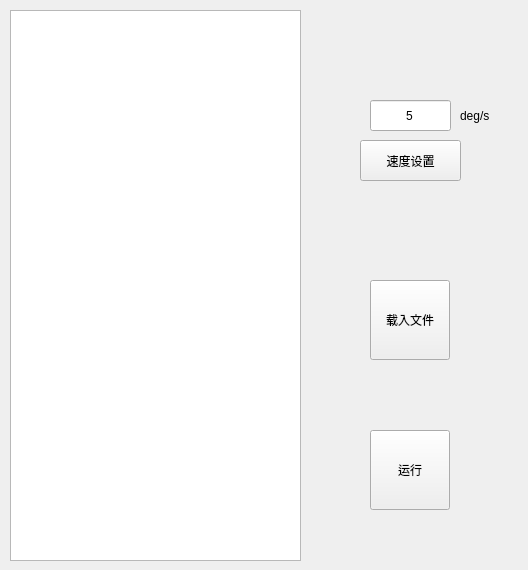
    <widget class="QWidget" name="tab_2">
     <attribute name="title">
      <string>离线轨迹点控制</string>
     </attribute>
     <widget class="QTextEdit" name="textEdit">
      <property name="geometry">
       <rect>
        <x>10</x>
        <y>10</y>
        <width>291</width>
        <height>551</height>
       </rect>
      </property>
     </widget>
     <widget class="QPushButton" name="pushButton_24">
      <property name="geometry">
       <rect>
        <x>370</x>
        <y>430</y>
        <width>80</width>
        <height>80</height>
       </rect>
      </property>
      <property name="text">
       <string>运行</string>
      </property>
     </widget>
     <widget class="QPushButton" name="pushButton_11">
      <property name="geometry">
       <rect>
        <x>370</x>
        <y>280</y>
        <width>80</width>
        <height>80</height>
       </rect>
      </property>
      <property name="text">
       <string>载入文件</string>
      </property>
     </widget>
     <widget class="QPushButton" name="pushButton_18">
      <property name="geometry">
       <rect>
        <x>360</x>
        <y>140</y>
        <width>101</width>
        <height>41</height>
       </rect>
      </property>
      <property name="text">
       <string>速度设置</string>
      </property>
     </widget>
     <widget class="QLineEdit" name="lineEdit">
      <property name="geometry">
       <rect>
        <x>370</x>
        <y>100</y>
        <width>81</width>
        <height>31</height>
       </rect>
      </property>
      <property name="toolTip">
       <string>&lt;html&gt;&lt;head/&gt;&lt;body&gt;&lt;p&gt;速度范围1-30度/s&lt;/p&gt;&lt;/body&gt;&lt;/html&gt;</string>
      </property>
      <property name="text">
       <string>5</string>
      </property>
      <property name="alignment">
       <set>Qt::AlignCenter</set>
      </property>
     </widget>
     <widget class="QLabel" name="label_2">
      <property name="geometry">
       <rect>
        <x>460</x>
        <y>100</y>
        <width>59</width>
        <height>31</height>
       </rect>
      </property>
      <property name="text">
       <string>deg/s</string>
      </property>
     </widget>
    </widget>
